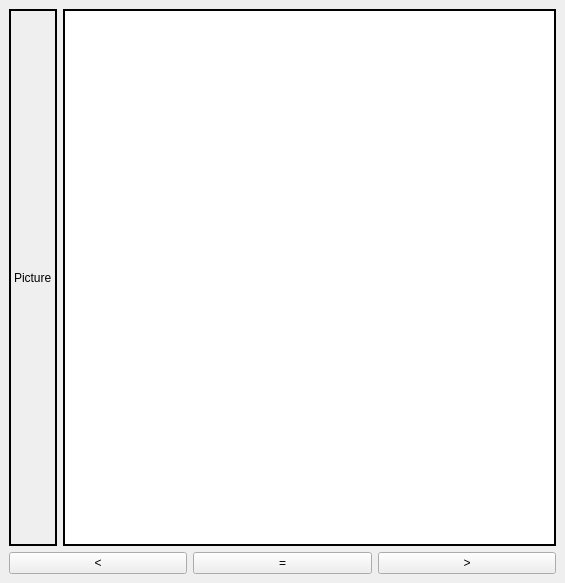
<?xml version="1.0" encoding="UTF-8"?>
<ui version="4.0">
 <class>MainWindow</class>
 <widget class="QMainWindow" name="MainWindow">
  <property name="geometry">
   <rect>
    <x>0</x>
    <y>0</y>
    <width>565</width>
    <height>583</height>
   </rect>
  </property>
  <property name="windowTitle">
   <string>MainWindow</string>
  </property>
  <widget class="QWidget" name="centralwidget">
   <property name="baseSize">
    <size>
     <width>800</width>
     <height>600</height>
    </size>
   </property>
   <layout class="QVBoxLayout" name="verticalLayout">
    <item>
     <layout class="QHBoxLayout" name="horizontalLayout">
      <item>
       <widget class="QLabel" name="picture">
        <property name="enabled">
         <bool>true</bool>
        </property>
        <property name="baseSize">
         <size>
          <width>0</width>
          <height>0</height>
         </size>
        </property>
        <property name="frameShape">
         <enum>QFrame::Box</enum>
        </property>
        <property name="frameShadow">
         <enum>QFrame::Plain</enum>
        </property>
        <property name="lineWidth">
         <number>2</number>
        </property>
        <property name="text">
         <string>Picture</string>
        </property>
        <property name="scaledContents">
         <bool>true</bool>
        </property>
       </widget>
      </item>
      <item>
       <widget class="QPlainTextEdit" name="description">
        <property name="frameShape">
         <enum>QFrame::Box</enum>
        </property>
        <property name="frameShadow">
         <enum>QFrame::Plain</enum>
        </property>
        <property name="lineWidth">
         <number>2</number>
        </property>
       </widget>
      </item>
     </layout>
    </item>
    <item>
     <layout class="QHBoxLayout" name="horizontalLayout_2">
      <item>
       <widget class="QPushButton" name="previous">
        <property name="text">
         <string>&lt;</string>
        </property>
       </widget>
      </item>
      <item>
       <widget class="QPushButton" name="nothing">
        <property name="text">
         <string>=</string>
        </property>
       </widget>
      </item>
      <item>
       <widget class="QPushButton" name="next">
        <property name="text">
         <string>&gt;</string>
        </property>
       </widget>
      </item>
     </layout>
    </item>
   </layout>
  </widget>
 </widget>
 <resources/>
 <connections/>
</ui>
